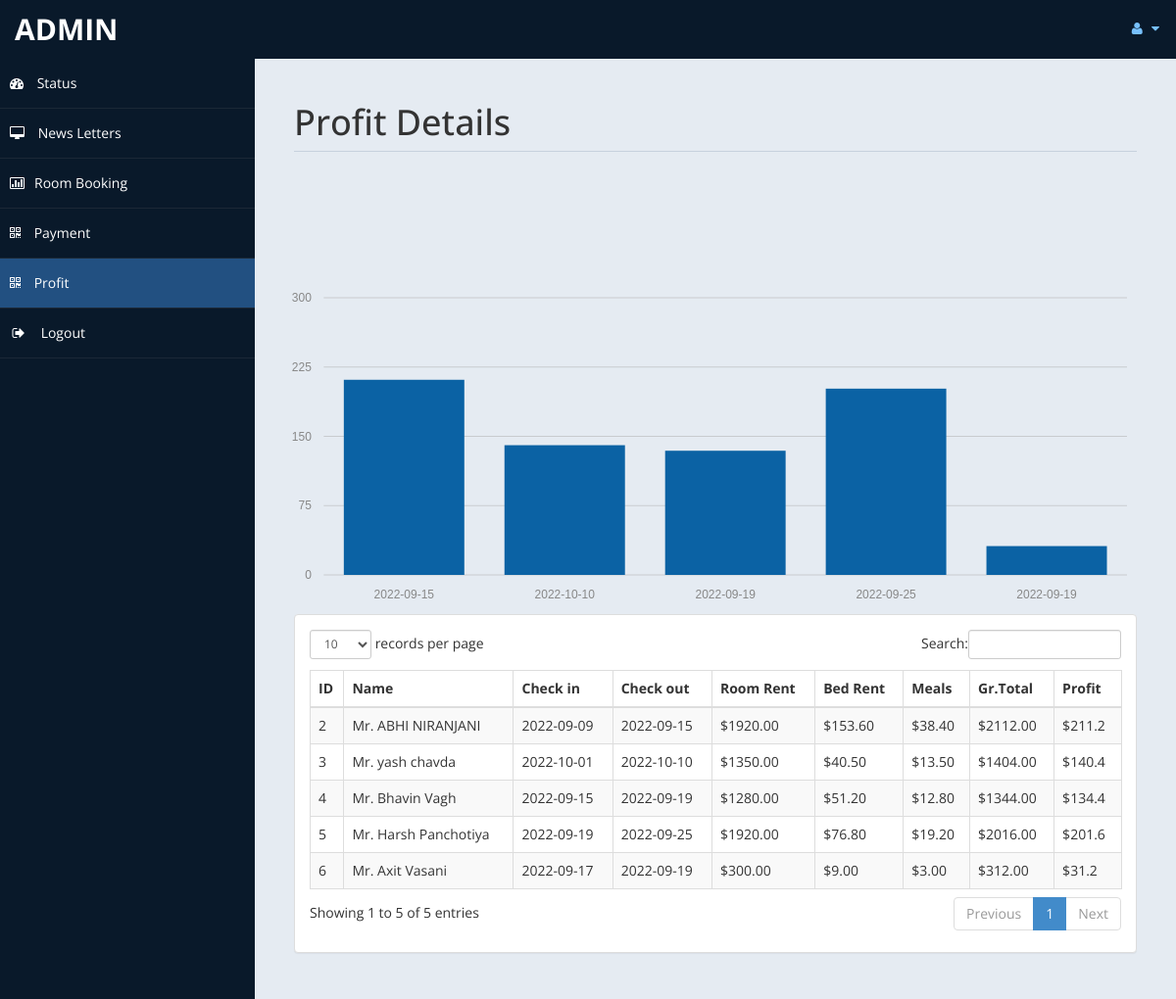
The app's page /admin/profit.php (signed in) with its own data.
### tables this page shows
CREATE TABLE `payment` (
  `id` int(11) DEFAULT NULL,
  `title` varchar(5) DEFAULT NULL,
  `fname` varchar(30) DEFAULT NULL,
  `lname` varchar(30) DEFAULT NULL,
  `troom` varchar(30) DEFAULT NULL,
  `tbed` varchar(30) DEFAULT NULL,
  `nroom` int(11) DEFAULT NULL,
  `cin` date DEFAULT NULL,
  `cout` date DEFAULT NULL,
  `ttot` double(8,2) DEFAULT NULL,
  `fintot` double(8,2) DEFAULT NULL,
  `mepr` double(8,2) DEFAULT NULL,
  `meal` varchar(30) DEFAULT NULL,
  `btot` double(8,2) DEFAULT NULL,
  `noofdays` int(11) DEFAULT NULL
);

### admin/profit.php (the view, shortened to what this page needs)
<!DOCTYPE html>
<html xmlns="http://www.w3.org/1999/xhtml">
<head>
    <link href="assets/css/bootstrap.css" rel="stylesheet" />
    <link href="assets/css/font-awesome.css" rel="stylesheet" />
	<link rel="stylesheet" href="assets/css/morris.css">
    <link href="assets/css/custom-styles.css" rel="stylesheet" />
    <link href="assets/js/dataTables/dataTables.bootstrap.css" rel="stylesheet" />
</head>
<body>
    <div id="wrapper">
        <nav class="navbar navbar-default top-navbar" role="navigation">
            <div class="navbar-header">
                <a class="navbar-brand" href="home.php"><?php echo $_SESSION["user"]; ?> </a>
            </div>
            <ul class="nav navbar-top-links navbar-right">
                <li class="dropdown">
                    <a class="dropdown-toggle" data-toggle="dropdown" href="#" aria-expanded="false">
                        <i class="fa fa-user fa-fw"></i> <i class="fa fa-caret-down"></i>
                    </a>
                </li>
            </ul>
        </nav>
        <nav class="navbar-default navbar-side" role="navigation">
            <div class="sidebar-collapse">
                <ul class="nav" id="main-menu">
                    <li>
                        <a href="home.php"><i class="fa fa-dashboard"></i> Status</a>
                    </li>
                    <li>
                        <a  href="messages.php"><i class="fa fa-desktop"></i> News Letters</a>
                    </li>
					<li>
                        <a href="roombook.php"><i class="fa fa-bar-chart-o"></i>Room Booking</a>
                    </li>
                    <li>
                        <a  href="payment.php"><i class="fa fa-qrcode"></i> Payment</a>
                    </li>
					 <li>
                        <a class="active-menu" href="profit.php"><i class="fa fa-qrcode"></i> Profit</a>
                    </li>
                    <li>
                        <a href="logout.php" ><i class="fa fa-sign-out fa-fw"></i> Logout</a>
                    </li>
            </div>
        </nav>
        <div id="page-wrapper" >
            <div id="page-inner">
			 <div class="row">
                    <div class="col-md-12">
                        <h1 class="page-header">
                           Profit Details<small> </small>
                        </h1>
                    </div>
                </div>
            <div class="row">
				<?php
				include('db.php');
?>
				<br>
				<br>
				<br>
				<br><div id="chart"></div>
                <div class="col-md-12">
                    <div class="panel panel-default">
                        <div class="panel-body">
                            <div class="table-responsive">
                                <table class="table table-striped table-bordered table-hover" id="dataTables-example">
                                    <thead>
                                        <tr>
											<th>ID</th>
                                            <th>Name</th>
                                            <th>Check in</th>
											<th>Check out</th>
                                            <th>Room Rent</th>
											<th>Bed Rent</th>
											<th>Meals </th>
											<th>Gr.Total</th>
											<th>Profit</th>
                                        </tr>
                                    </thead>
                                    <tbody>
									<?php
										$sql="select * from payment";
										$re = mysqli_query($con,$sql);
										while($row = mysqli_fetch_array($re))
										{
											$id = $row['id'];
											if($id % 2 ==1 )
											{
												echo"<tr class='gradeC'>
													<td>".$row['id']." </td>
													<td>".$row['title']." ".$row['fname']." ".$row['lname']."</td>
													<td>".$row['cin']."</td>
													<td>".$row['cout']."</td>
													<td>$".$row['ttot']."</td>
													<td>$".$row['mepr']."</td>
													<td>$".$row['btot']."</td>
													<td>$".$row['fintot']."</td>
													<td>$".$row['fintot']*10/100 ."</td>
													</tr>";
											}
											else
											{
												echo"<tr class='gradeU'>
													<td>".$row['id']." </td>
													<td>".$row['title']." ".$row['fname']." ".$row['lname']."</td>
													<td>".$row['cin']."</td>
													<td>".$row['cout']."</td>
													<td>$".$row['ttot']."</td>
													<td>$".$row['mepr']."</td>
													<td>$".$row['btot']."</td>
													<td>$".$row['fintot']."</td>
													<td>$".$row['fintot']*10/100 ."</td>
													</tr>";
											}
										}
									?>
                                    </tbody>
                                </table>
                            </div>
                        </div>
                    </div>
                </div>
            </div>
                </div>
            </div>
    </div>
</body>
</html>

### admin/assets/css/custom-styles.css (style rules this page uses)
body { font-family: 'Open Sans', sans-serif; }
#wrapper { width: 100%; background:#09192A; }
#page-wrapper { padding: 15px 15px; min-height: 600px; background:#E5EBF2; }
#page-inner { width:100%; margin:10px 20px 10px 0px; background-color:transparent; padding:10px; min-height:1200px; }
h1, .h1, h2, .h2, h3, .h3 { margin-top: 7px; margin-bottom: -5px; }
.page-header { padding-bottom: 9px; margin: 10px 0 45px; border-bottom: 1px solid #C7D1DD; }
.top-navbar { margin:0px; }
.top-navbar .navbar-brand { color: #fff; width: 260px; text-align: left; height: 60px; font-size: 30px; font-weight: 700; text-transform: uppercase; line-height: 30px; }
.top-navbar .nav > li { position: relative; display: inline-block; }
.top-navbar .nav > li > a { position: relative; display: block; padding: 19px 15px; color: #77C0FD; }
.active-menu { background-color:#225081!important; }
.sidebar-collapse , .sidebar-collapse .nav { background:none; }
.sidebar-collapse .nav { padding:0; }
.sidebar-collapse .nav > li > a { color:#fff; background:transparent; text-shadow:none; }
.sidebar-collapse > .nav > li > a { padding:15px 10px; }
.sidebar-collapse > .nav > li { border-bottom: 1px solid rgba(107, 108, 109, 0.19); }
.navbar-side { border:none; background-color: transparent; }
.top-navbar { background:#09192A; border-bottom:none; }
.top-navbar .nav > li > a > i { margin-right: 2px; }
.navbar-default { border:0px solid black; }
.navbar-header { background: #09192A; }
.nav > li > a > i { margin-right:10px; }
@media (min-width:768px) { #page-wrapper { margin: 0 0 0 260px; padding: 15px 30px; min-height: 1200px; } }
@media (min-width:768px) { .navbar-side { z-index: 1; position: absolute; width: 260px; } }
@media (min-width:768px) { .navbar { border-radius: 0px; } }

### records on screen
payment: id "2", title "Mr.", fname "ABHI", lname "NIRANJANI", cin "2022-09-09", cout "2022-09-15", ttot "1920.00", mepr "153.60", btot "38.40", fintot "2112.00", $row['fintot']*10/100 "211.2"
payment: id "3", title "Mr.", fname "yash", lname "chavda", cin "2022-10-01", cout "2022-10-10", ttot "1350.00", mepr "40.50", btot "13.50", fintot "1404.00", $row['fintot']*10/100 "140.4"
payment: id "4", title "Mr.", fname "Bhavin", lname "Vagh", cin "2022-09-15", cout "2022-09-19", ttot "1280.00", mepr "51.20", btot "12.80", fintot "1344.00", $row['fintot']*10/100 "134.4"
payment: id "5", title "Mr.", fname "Harsh", lname "Panchotiya", cin "2022-09-19", cout "2022-09-25", ttot "1920.00", mepr "76.80", btot "19.20", fintot "2016.00", $row['fintot']*10/100 "201.6"
payment: id "6", title "Mr.", fname "Axit", lname "Vasani", cin "2022-09-17", cout "2022-09-19", ttot "300.00", mepr "9.00", btot "3.00", fintot "312.00", $row['fintot']*10/100 "31.2"

### other values on screen
$_SESSION["user"] "ADMIN"
